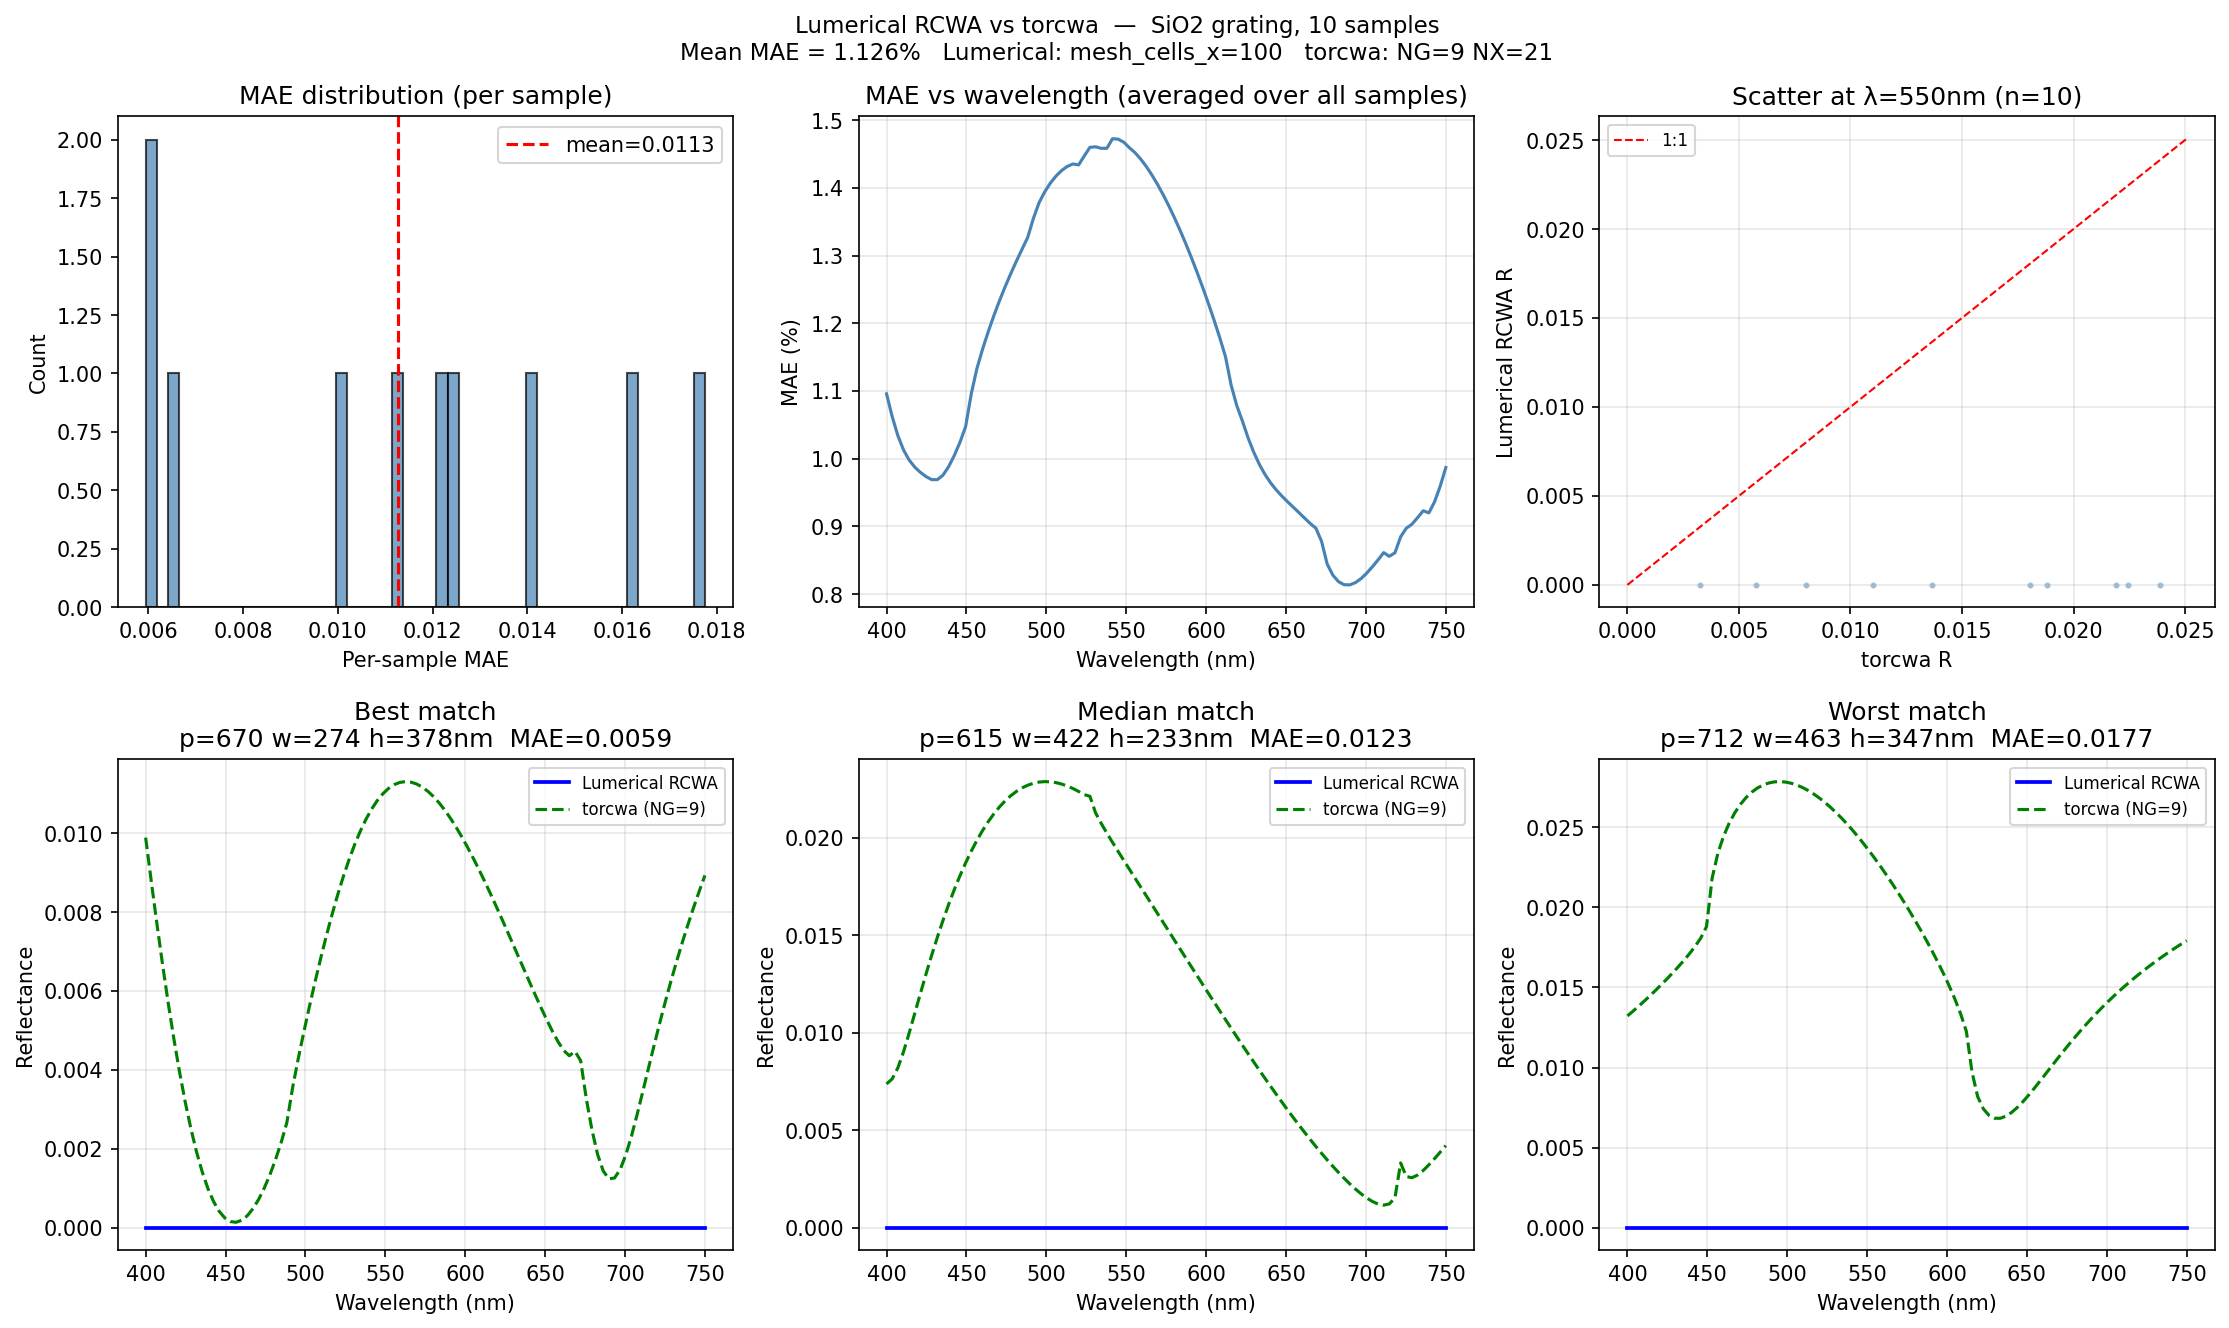

The script that saved this image:
"""
Compare Lumerical RCWA vs torcwa on 500 identical SiO2 grating samples.

Both solvers use the same:
  - 500 parameter sets (seed=42, same sampling as generate scripts)
  - Wavelength grid: 400-750 nm, 100 points
  - Material: SiO2 Franta (refractiveindex.info database)
  - Structure: 1D grating on SiO2 substrate, air superstrate, s-pol normal incidence

Lumerical RCWA settings (validated vs Mattila 2024):
  - 2D Y-normal, propagation direction = "backward", mesh_cells_x=100
  - 0th-order specular R from grating_orders.Rs_grating

torcwa settings (matches generate_torcwa_sio2.py):
  - NG=9, NX=21, complex64, multiprocessing (--workers N), forward direction, 0th-order R

Outputs:
  data_generation/output/lumerical_rcwa_500.csv
  data_generation/output/torcwa_rcwa_500.csv
  lumerical/compare_lumerical_vs_torcwa.png

Usage:
    python lumerical/compare_lumerical_vs_torcwa.py           # full 500 rows
    python lumerical/compare_lumerical_vs_torcwa.py --test    # 10 rows
    python lumerical/compare_lumerical_vs_torcwa.py --plot-only  # skip sim, just plot
"""
import sys, os, csv, io, time, argparse
import numpy as np
import yaml
import matplotlib
matplotlib.use("Agg")
import matplotlib.pyplot as plt
from scipy.interpolate import interp1d
from concurrent.futures import ProcessPoolExecutor, as_completed

# ── Lumerical ──────────────────────────────────────────────────────────────────
LUMAPI_PATH = r"C:\Program Files\Lumerical\v241\api\python"
sys.path.insert(0, LUMAPI_PATH)

# ── Paths ──────────────────────────────────────────────────────────────────────
BASE   = os.path.dirname(os.path.abspath(__file__))
OUTDIR = os.path.join(BASE, "..", "data_generation", "output")

_DB_CANDIDATES = [
    "/mnt/c/Users/user/.refractiveindex.info-database/data",
    os.path.join(os.path.expanduser("~"), ".refractiveindex.info-database", "data"),
]
DB = next((p for p in _DB_CANDIDATES if os.path.isdir(p)), None)

# ── Shared settings ────────────────────────────────────────────────────────────
WL_NM_MIN, WL_NM_MAX, NUM_WL = 400.0, 750.0, 100
PERIOD_MIN, PERIOD_MAX = 600, 760
PILLAR_MIN, PILLAR_MAX = 150, 500
HEIGHT_MIN, HEIGHT_MAX = 100, 400

WL_GRID = np.linspace(WL_NM_MIN, WL_NM_MAX, NUM_WL)
WL_COLS = [f"R_{int(w)}" for w in WL_GRID]
CSV_COLS = ["period_nm", "pillar_nm", "height_nm"] + WL_COLS

# ── torcwa settings (matches generate_torcwa_sio2.py default) ─────────────────
NG_TW = 9
NX_TW = 21

# ── Material ───────────────────────────────────────────────────────────────────
def load_nk_sio2():
    if DB is None:
        raise RuntimeError("refractiveindex database not found")
    with open(os.path.join(DB, "main/SiO2/nk/Franta.yml"), encoding="utf-8") as f:
        data = yaml.safe_load(f)
    for blk in data["DATA"]:
        rows = np.array([[float(v) for v in ln.split()]
                         for ln in io.StringIO(blk["data"]).readlines() if ln.strip()])
        wl_db, n_db, k_db = rows[:, 0] * 1000, rows[:, 1], rows[:, 2]
    n_fn = interp1d(wl_db, n_db, kind="cubic", fill_value="extrapolate")
    k_fn = interp1d(wl_db, k_db, kind="cubic", fill_value="extrapolate")
    return n_fn, k_fn


# ── Parameter sampling ─────────────────────────────────────────────────────────
def sample_params(nrows, seed=42):
    rng = np.random.default_rng(seed)
    periods = rng.uniform(PERIOD_MIN, PERIOD_MAX, nrows)
    heights = rng.uniform(HEIGHT_MIN, HEIGHT_MAX, nrows)
    pillars = np.array([
        rng.uniform(max(PILLAR_MIN, 10), min(PILLAR_MAX, p - 10))
        for p in periods
    ])
    return periods, pillars, heights


# ── Lumerical RCWA ─────────────────────────────────────────────────────────────
MATERIAL_SIO2 = "SiO2_Franta"


def add_franta_material(sim, n_fn, k_fn):
    try:
        sim.eval(f'getindex("{MATERIAL_SIO2}", 0.5e-6);')
        return
    except Exception:
        pass
    wl_pts = np.linspace(300e-9, 800e-9, 200)
    nk_data = np.column_stack([wl_pts, n_fn(wl_pts * 1e9)])
    mat_name = sim.addmaterial("Sampled data")
    sim.setmaterial(mat_name, "name", MATERIAL_SIO2)
    sim.setmaterial(MATERIAL_SIO2, "sampled data", nk_data)
    sim.setmaterial(MATERIAL_SIO2, "color", np.array([0.5, 0.8, 1.0, 1.0]))


def lumerical_rcwa_one(sim, period_nm, pillar_nm, height_nm, n_wl):
    period = period_nm * 1e-9
    pillar = pillar_nm * 1e-9
    height = height_nm * 1e-9
    sub_thick = 2e-6
    zmin = -sub_thick
    zmax = height + 1e-6

    lsf = f"""
switchtolayout; selectall; delete;

addrect; set("name","substrate");
set("x",0); set("x span",{period});
set("y",0); set("y span",{period});
set("z min",{zmin - 1e-6}); set("z max",0);
set("material","{MATERIAL_SIO2}");

addrect; set("name","ridge");
set("x",0); set("x span",{pillar});
set("y",0); set("y span",{period * 4});
set("z min",0); set("z max",{height});
set("material","{MATERIAL_SIO2}");

addrcwa; set("name","RCWA");
set("simulation region","2D Y-normal");
set("x",0); set("x span",{period});
set("y",0); set("y span",{period});
set("z min",{zmin}); set("z max",{zmax});
set("mesh cells x",100); set("mesh cells z",50);
set("frequency points",{n_wl});
set("angle theta",0); set("angle phi",0);
set("report grating orders",1);
set("propagation direction","backward");

setnamed("RCWA","interface absolute positions",[0,{height}]);

run;
"""
    sim.eval(lsf)
    go  = sim.getresult("RCWA", "grating_orders")
    te  = sim.getresult("RCWA", "total_energy")
    lam = np.array(te["lambda"]).flatten() * 1e9

    Rs_g  = np.array(go["Rs_grating"])
    m_arr = np.array(go["m"]).flatten().astype(int)
    m0    = int(np.where(m_arr == 0)[0][0])
    n_ax  = 0 if Rs_g.ndim < 4 or Rs_g.shape[3] == 1 else int(
        np.where(np.array(go["n"]).flatten().astype(int) == 0)[0][0])
    R0 = Rs_g[:, 0, m0, n_ax].flatten()

    idx = np.argsort(lam)
    lam_s, R0_s = lam[idx], R0[idx]
    return np.interp(WL_GRID, lam_s, R0_s)


def run_lumerical(nrows, seed, outfile):
    import lumapi

    os.makedirs(OUTDIR, exist_ok=True)
    done = 0
    if os.path.exists(outfile):
        done = max(sum(1 for _ in open(outfile, encoding="utf-8")) - 1, 0)
        print(f"  [Lumerical] Resuming from row {done}/{nrows}")
    else:
        with open(outfile, "w", newline="", encoding="utf-8") as f:
            csv.writer(f).writerow(CSV_COLS)

    if done >= nrows:
        print("  [Lumerical] Already complete.")
        return

    periods, pillars, heights = sample_params(nrows, seed)
    n_fn, k_fn = load_nk_sio2()

    sim = lumapi.FDTD(hide=True)
    sim.setglobalsource("wavelength start", WL_NM_MIN * 1e-9)
    sim.setglobalsource("wavelength stop",  WL_NM_MAX * 1e-9)
    sim.setglobalmonitor("use wavelength spacing", True)
    sim.setglobalmonitor("use source limits", True)
    sim.setglobalmonitor("frequency points", NUM_WL)
    add_franta_material(sim, n_fn, k_fn)

    t0 = time.time()
    count = 0
    with open(outfile, "a", newline="", encoding="utf-8") as fout:
        writer = csv.writer(fout)
        for i in range(done, nrows):
            try:
                R = lumerical_rcwa_one(sim, periods[i], pillars[i], heights[i], NUM_WL)
                writer.writerow([periods[i], pillars[i], heights[i]] + R.tolist())
                fout.flush()
                count += 1
                elapsed = (time.time() - t0) / 60
                rate = count / max(elapsed, 1e-6)
                eta  = (nrows - done - count) / max(rate, 1e-6)
                print(f"  [Lum {done+count:4d}/{nrows}] "
                      f"p={periods[i]:.0f} w={pillars[i]:.0f} h={heights[i]:.0f}  "
                      f"{elapsed:.1f}min  ETA {eta:.1f}min")
            except Exception as e:
                print(f"  [Lum ERROR row {i}] {e} — skipping")

    sim.close()
    print(f"  [Lumerical] Done: {count} rows in {(time.time()-t0)/60:.1f}min")


# ── torcwa multiprocessing workers (mirrors generate_torcwa_sio2.py) ───────────
_tw_eps = None
_tw_dev = None
_tw_dtype = None


def _tw_worker_init():
    global _tw_eps, _tw_dev, _tw_dtype
    import torch
    _tw_dev   = torch.device("cuda" if torch.cuda.is_available() else "cpu")
    _tw_dtype = torch.complex64
    n_fn, k_fn = load_nk_sio2()
    _tw_eps = (n_fn(WL_GRID) + 1j * k_fn(WL_GRID)).astype(np.complex64) ** 2


def _tw_worker_fn(args):
    import torch
    import torcwa as tw
    idx, period, pillar, height = args
    p = period / 1000.0
    w = pillar  / 1000.0
    h = height  / 1000.0
    si_cols = max(1, min(int(NX_TW * w / p), NX_TW - 1))

    results = []
    for j, wl_um in enumerate(WL_GRID / 1000.0):
        ep   = complex(_tw_eps[j])
        ep_t = torch.tensor(ep, dtype=_tw_dtype, device=_tw_dev)
        s = tw.rcwa(freq=1.0 / wl_um, order=[1, NG_TW],
                    L=[p, p], dtype=_tw_dtype, device=_tw_dev)
        s.add_input_layer(eps=torch.tensor(1.0, dtype=_tw_dtype, device=_tw_dev))
        s.add_output_layer(eps=ep_t)
        s.set_incident_angle(inc_ang=1e-6, azi_ang=0.0)
        ep_grid = torch.ones(NX_TW, NX_TW, dtype=_tw_dtype, device=_tw_dev)
        ep_grid[:, :si_cols] = ep_t
        s.add_layer(thickness=h, eps=ep_grid)
        s.source_planewave(amplitude=[1.0, 0.0], direction="forward")
        s.solve_global_smatrix()
        R = s.S_parameters(orders=[0, 0], direction="forward",
                           port="reflection", polarization="xx",
                           ref_order=[0, 0])
        results.append(float(abs(R) ** 2))
        del s, ep_grid, ep_t

    if _tw_dev.type == "cuda":
        torch.cuda.empty_cache()
    return idx, period, pillar, height, np.array(results, dtype=np.float32)


def run_torcwa(nrows, seed, outfile, workers=3):
    import torch
    gpu_name = torch.cuda.get_device_name(0) if torch.cuda.is_available() else "CPU"
    print(f"  [torcwa] {gpu_name}  NG={NG_TW}  NX={NX_TW}  dtype=complex64  workers={workers}")

    os.makedirs(OUTDIR, exist_ok=True)
    done = 0
    if os.path.exists(outfile):
        done = max(sum(1 for _ in open(outfile, encoding="utf-8")) - 1, 0)
        print(f"  [torcwa] Resuming from row {done}/{nrows}")
    else:
        with open(outfile, "w", newline="", encoding="utf-8") as f:
            csv.writer(f).writerow(CSV_COLS)

    if done >= nrows:
        print("  [torcwa] Already complete.")
        return

    periods, pillars, heights = sample_params(nrows, seed)
    tasks = [(i, periods[i], pillars[i], heights[i]) for i in range(done, nrows)]

    t0 = time.time()
    count = 0

    # Collect results keyed by idx to write in order
    pending = {}

    with open(outfile, "a", newline="", encoding="utf-8") as fout:
        writer = csv.writer(fout)
        next_write = done

        def flush_pending():
            nonlocal next_write
            while next_write in pending:
                _, per, pil, hei, R = pending.pop(next_write)
                writer.writerow([per, pil, hei] + R.tolist())
                next_write += 1
            fout.flush()

        if workers <= 1:
            _tw_worker_init()
            for t in tasks:
                try:
                    idx, per, pil, hei, R = _tw_worker_fn(t)
                    pending[idx] = (idx, per, pil, hei, R)
                    flush_pending()
                    count += 1
                    elapsed = (time.time() - t0) / 60
                    rate = count / max(elapsed, 1e-6)
                    eta  = (len(tasks) - count) / max(rate, 1e-6)
                    print(f"  [tw  {done+count:4d}/{nrows}] "
                          f"p={per:.0f} w={pil:.0f} h={hei:.0f}  "
                          f"{elapsed:.1f}min  ETA {eta:.1f}min")
                except Exception as e:
                    print(f"  [tw  ERROR] {e}")
        else:
            with ProcessPoolExecutor(max_workers=workers,
                                     initializer=_tw_worker_init) as pool:
                futures = {pool.submit(_tw_worker_fn, t): t[0] for t in tasks}
                for future in as_completed(futures):
                    try:
                        idx, per, pil, hei, R = future.result()
                        pending[idx] = (idx, per, pil, hei, R)
                        flush_pending()
                        count += 1
                        elapsed = (time.time() - t0) / 60
                        rate = count / max(elapsed, 1e-6)
                        eta  = (len(tasks) - count) / max(rate, 1e-6)
                        print(f"  [tw  {done+count:4d}/{nrows}] "
                              f"p={per:.0f} w={pil:.0f} h={hei:.0f}  "
                              f"{elapsed:.1f}min  ETA {eta:.1f}min")
                    except Exception as e:
                        print(f"  [tw  ERROR] {e}")

    print(f"  [torcwa] Done: {count} rows in {(time.time()-t0)/60:.1f}min")


# ── Plot ───────────────────────────────────────────────────────────────────────
def load_csv(path):
    data = np.genfromtxt(path, delimiter=",", skip_header=1)
    params = data[:, :3]
    spectra = data[:, 3:]
    return params, spectra


def make_plot(lum_csv, tw_csv, out_png):
    params_l, spec_l = load_csv(lum_csv)
    params_t, spec_t = load_csv(tw_csv)

    # Align on common rows (in case one has more rows)
    n = min(len(spec_l), len(spec_t))
    spec_l, spec_t = spec_l[:n], spec_t[:n]
    params = params_l[:n]

    diff    = spec_l - spec_t                  # (n, wl)
    mae_per = np.mean(np.abs(diff), axis=1)    # per-sample MAE
    mae_per_wl = np.mean(np.abs(diff), axis=0) # per-wavelength MAE

    print(f"\n=== Comparison ({n} samples) ===")
    print(f"  Mean MAE  : {np.mean(mae_per):.5f}  ({np.mean(mae_per)*100:.3f}%)")
    print(f"  Median MAE: {np.median(mae_per):.5f}")
    print(f"  Max MAE   : {np.max(mae_per):.5f}")
    print(f"  p95 MAE   : {np.percentile(mae_per, 95):.5f}")

    fig, axes = plt.subplots(2, 3, figsize=(15, 9))

    # 1. MAE histogram
    ax = axes[0, 0]
    ax.hist(mae_per, bins=50, edgecolor="k", alpha=0.7, color="steelblue")
    ax.axvline(np.mean(mae_per), color="r", ls="--", label=f"mean={np.mean(mae_per):.4f}")
    ax.set_xlabel("Per-sample MAE"); ax.set_ylabel("Count")
    ax.set_title("MAE distribution (per sample)")
    ax.legend()

    # 2. MAE vs wavelength
    ax = axes[0, 1]
    ax.plot(WL_GRID, mae_per_wl * 100, color="steelblue")
    ax.set_xlabel("Wavelength (nm)"); ax.set_ylabel("MAE (%)")
    ax.set_title("MAE vs wavelength (averaged over all samples)")
    ax.grid(True, alpha=0.3)

    # 3. Scatter: Lumerical vs torcwa at 550nm
    wl_idx = np.argmin(np.abs(WL_GRID - 550))
    ax = axes[0, 2]
    ax.scatter(spec_t[:, wl_idx], spec_l[:, wl_idx], s=4, alpha=0.4, color="steelblue")
    lim = [0, max(spec_t[:, wl_idx].max(), spec_l[:, wl_idx].max()) * 1.05]
    ax.plot(lim, lim, "r--", lw=1, label="1:1")
    ax.set_xlabel("torcwa R"); ax.set_ylabel("Lumerical RCWA R")
    ax.set_title(f"Scatter at λ=550nm (n={n})")
    ax.legend(fontsize=8); ax.grid(True, alpha=0.3)

    # 4-6. Example spectra (worst, median, best MAE)
    order  = np.argsort(mae_per)
    titles = ["Best match", "Median match", "Worst match"]
    idxs   = [order[0], order[n // 2], order[-1]]
    for k, (ax, idx, title) in enumerate(zip(axes[1], idxs, titles)):
        p, w, h = params[idx]
        ax.plot(WL_GRID, spec_l[idx], "b-",  lw=1.8, label="Lumerical RCWA")
        ax.plot(WL_GRID, spec_t[idx], "g--", lw=1.5, label=f"torcwa (NG={NG_TW})")
        ax.set_title(f"{title}\np={p:.0f} w={w:.0f} h={h:.0f}nm  MAE={mae_per[idx]:.4f}")
        ax.set_xlabel("Wavelength (nm)"); ax.set_ylabel("Reflectance")
        ax.legend(fontsize=8); ax.grid(True, alpha=0.3)

    fig.suptitle(
        f"Lumerical RCWA vs torcwa  —  SiO2 grating, {n} samples\n"
        f"Mean MAE = {np.mean(mae_per)*100:.3f}%   "
        f"Lumerical: mesh_cells_x=100   torcwa: NG={NG_TW} NX={NX_TW}",
        fontsize=11,
    )
    fig.tight_layout()
    fig.savefig(out_png, dpi=150, bbox_inches="tight")
    print(f"Plot saved → {out_png}")


# ── Main ───────────────────────────────────────────────────────────────────────
def main():
    parser = argparse.ArgumentParser()
    parser.add_argument("--nrows",     type=int, default=500)
    parser.add_argument("--seed",      type=int, default=42)
    parser.add_argument("--workers",   type=int, default=3, help="torcwa parallel workers")
    parser.add_argument("--test",      action="store_true", help="10 rows only")
    parser.add_argument("--plot-only", action="store_true", help="Skip simulations, just plot")
    parser.add_argument("--lum-only",  action="store_true", help="Run Lumerical only")
    parser.add_argument("--tw-only",   action="store_true", help="Run torcwa only")
    args = parser.parse_args()

    nrows   = 10 if args.test else args.nrows
    lum_csv = os.path.join(OUTDIR, "lumerical_rcwa_500.csv")
    tw_csv  = os.path.join(OUTDIR, "torcwa_rcwa_500.csv")
    out_png = os.path.join(BASE, "compare_lumerical_vs_torcwa.png")

    if not args.plot_only:
        if not args.tw_only:
            print(f"\n=== Lumerical RCWA ({nrows} rows) ===")
            run_lumerical(nrows, args.seed, lum_csv)

        if not args.lum_only:
            print(f"\n=== torcwa NG={NG_TW} ({nrows} rows, {args.workers} workers) ===")
            run_torcwa(nrows, args.seed, tw_csv, workers=args.workers)

    if os.path.exists(lum_csv) and os.path.exists(tw_csv):
        print("\n=== Generating comparison plot ===")
        make_plot(lum_csv, tw_csv, out_png)
    else:
        missing = [p for p in [lum_csv, tw_csv] if not os.path.exists(p)]
        print(f"Missing CSVs, cannot plot: {missing}")


if __name__ == "__main__":
    main()
